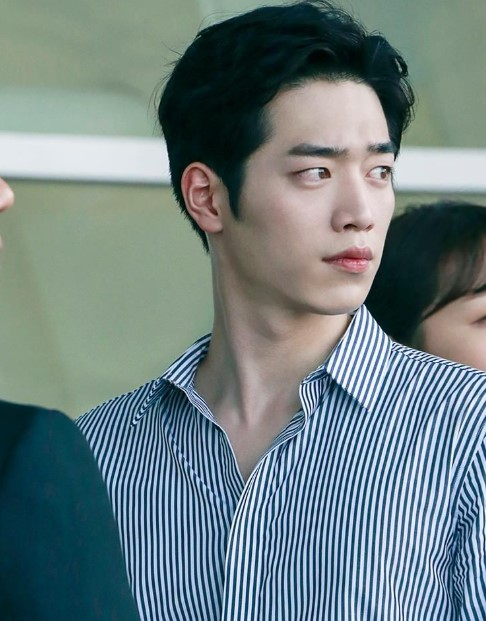
#> input picture images/seo.jpg, 486 x 621 px
$ jupyter execute 08_contour.ipynb
#> lines starting #> are read from the running program, lines starting #| are printed output that depends on the picture; after the words box and inside, x2 and y2 are one past the last pixel; in counts of white or black regions, pixels touching at a corner belong together
## 8. 윤곽선
- 운곽선(contour) : 같은 색상(빛의 강도)을 가진 영역의 경계선을 연결한 곡선

### 윤곽선 그리는 방법
1. 엣지를 찾는다(Thershold/Canny)
2. 윤곽선을 생성해서 데이터로 저장(findContous)
3. 이미지 위에 윤곽선을 그림(drawContours)

[cell 1]
import cv2 as cv

SEO_PATH ="../images/seo.jpg"
CHA_PATH ="../images/cha.jpg"
PEACH_PATH ="../images/peach.jpg"

### 8-1. 윤곽선 검출
✅윤곽선 찾기 모드 (Contour Retrieval Mode)
- `cv2.RETR_EXTERNAL` : 가장 바깥쪽 윤곽선만 가져옴
- `cv2.RETR_LIST` : 모든 윤곽선을 가져오지만, 계층 구조 정보는 무시함
- `cv2.RETR_TREE` : 모든 윤곽선을 가져오며, 계층 구조도 포함
- `cv2.RETR_CCOMP` : 모든 윤곽선을 2단계 계층 구조로 나눔

✅윤곽선 근사화 방법
 윤곽선의 점을 얼마나 세밀하게 저장할지 결정
- `cv2.CHAIN_APPROX_NONE` : 윤곽선의 모든 점을 저장. 정확하지만 메모리를 더 많이 사용함
- `cv2.CHAIN_APPROX_SIMPLE` : 불필요한 중복 점을 제거하여 메모리 사용을 최적화함

[cell 2]
img = cv.imread(SEO_PATH)
#> img is the input picture: shape (621, 486, 3); mean B, G, R 129.1, 127, 109.3
copied = img.copy()

# 그레이 스케일로 변환
gray = cv.cvtColor(copied, cv.COLOR_BGR2GRAY)

# 이진화
ret, binary = cv.threshold(gray, -1, 255, cv.THRESH_BINARY | cv.THRESH_OTSU)
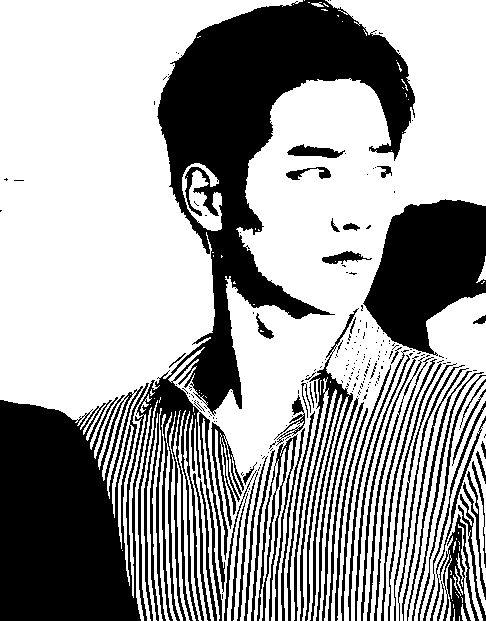
#> binary: shape (621, 486); 63.2% white; 228 black regions (169 under 20 px)
#> ret = 106

# 윤곽선 찾기
contours, hierachy = cv.findContours(binary, cv.RETR_EXTERNAL, cv.CHAIN_APPROX_NONE)
#> contours = 81 contours, 56 with area under 20; largest, box (x1, y1, x2, y2) and area: (168, 0, 486, 621) 91060, (0, 0, 303, 598) 77430, (420, 376, 486, 621) 4514, (182, 163, 222, 231) 1176, (297, 377, 329, 621) 582

# 윤곽선 그리기
cv.drawContours(img, contours, -1, (0,255,0), 2)
cv.imshow("contours", img)

cv.waitKey(0)
cv.destroyAllWindows()

[cell 3]
img = cv.imread(PEACH_PATH)
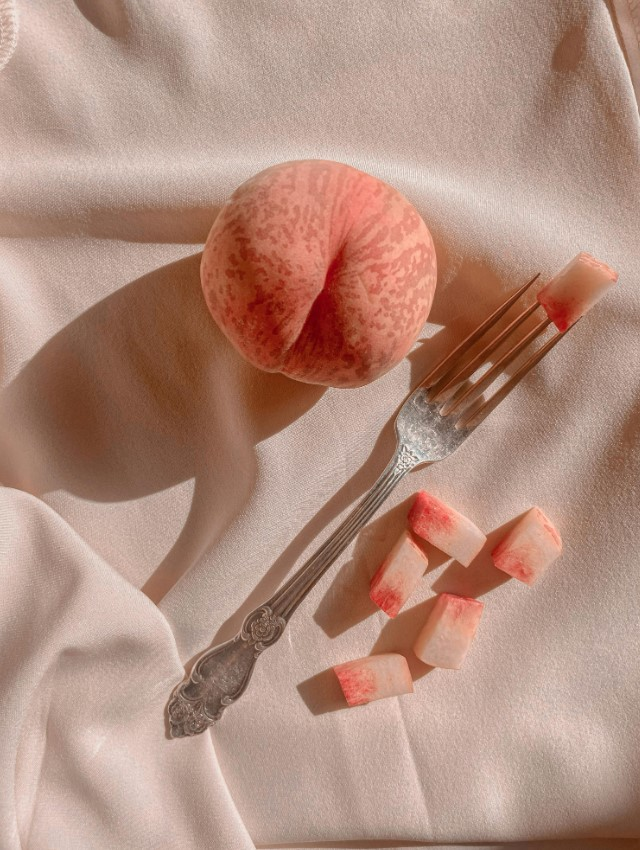
#> input picture images/peach.jpg, 640 x 850 px
#> img is the input picture: shape (850, 640, 3); mean B, G, R 126.7, 141.7, 177.9
copied = img.copy()

# 그레이 스케일로 변환
gray = cv.cvtColor(copied, cv.COLOR_BGR2GRAY)
#> gray: shape (850, 640)

# 이진화
ret, binary = cv.threshold(gray, -1, 255, cv.THRESH_BINARY | cv.THRESH_OTSU)
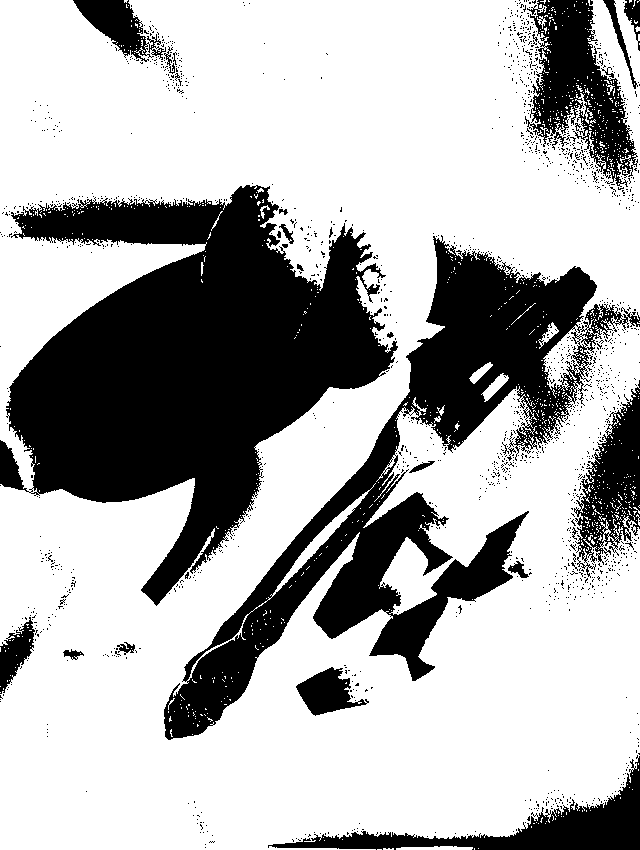
#> binary: shape (850, 640); 68.7% white; 1613 black regions (1586 under 20 px), largest, box (x1, y1, x2, y2) and area: (0, 185, 398, 606) 82358, (164, 235, 640, 740) 53549, (525, 0, 638, 187) 9545
#> ret = 137

# Canny
canny = cv.Canny(gray, 50, 150)
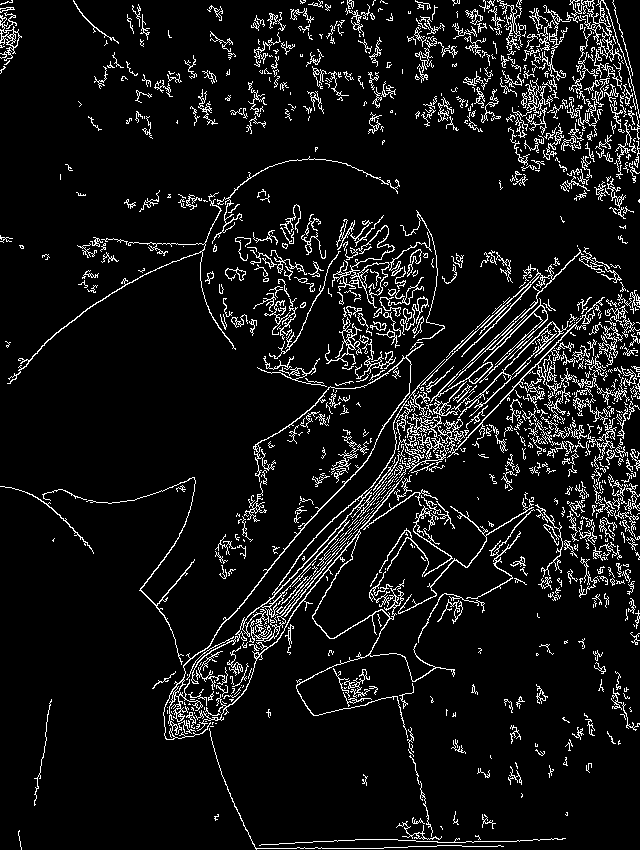
#> canny: shape (850, 640); 8.1% white in thin lines or dots

# 윤곽선 찾기
contours, hierachy = cv.findContours(canny, cv.RETR_LIST, cv.CHAIN_APPROX_NONE)
#> contours = 1799 contours, 1580 with area under 20; largest, box (x1, y1, x2, y2) and area: (186, 359, 445, 684) 2124, (274, 496, 363, 594) 897, (163, 344, 424, 740) 887, (332, 225, 395, 308) 820, (396, 297, 605, 459) 729

# 윤곽선 그리기
cv.drawContours(img, contours, -1, (0,255,0), 2)
cv.imshow("contours", img)

cv.waitKey(0)
cv.destroyAllWindows()

### 8-2. boundingReact
- 윤곽선을 둘러싼 사각형

[cell 4]
img = cv.imread(SEO_PATH)
copied = img.copy()

gray = cv.cvtColor(copied, cv.COLOR_BGR2GRAY)
ret, binary = cv.threshold(gray, -1, 255, cv.THRESH_BINARY | cv.THRESH_OTSU)
#> ret = 106
contours, hierachy = cv.findContours(binary, cv.RETR_EXTERNAL, cv.CHAIN_APPROX_NONE)
#> contours = 81 contours, 56 with area under 20; largest, box (x1, y1, x2, y2) and area: (168, 0, 486, 621) 91060, (0, 0, 303, 598) 77430, (420, 376, 486, 621) 4514, (182, 163, 222, 231) 1176, (297, 377, 329, 621) 582

for contour in contours:
    x, y, width, height = cv.boundingRect(contour)
    cv.rectangle(img, (x,y), (x+width, y+height), (0,255,0), 2, cv.LINE_AA)
#> this loop made 81 passes
#> (x, y, width, height) on passes 1 to 12: (459, 616, 1, 5), (453, 609, 2, 12), (461, 604, 6, 17), (453, 604, 1, 4), (452, 600, 1, 1), (461, 597, 2, 6), (456, 594, 3, 4), (455, 592, 1, 1), (450, 578, 2, 21), (453, 575, 8, 21), (450, 570, 2, 5), (455, 566, 8, 29)
#> (contour, x, y, width, height) on passes 17, 18, 23, 38, 47, 51: ([[456, 538], [456, 539]], 456, 538, 1, 2), ([[458, 532], [458, 533]], 458, 532, 1, 2), ([[194, 413], [194, 414]], 194, 413, 1, 2), ([[205, 396], [206, 397]], 205, 396, 2, 2), ([[330, 381], [330, 382]], 330, 381, 1, 2), ([[253, 304], [254, 304]], 253, 304, 2, 1)
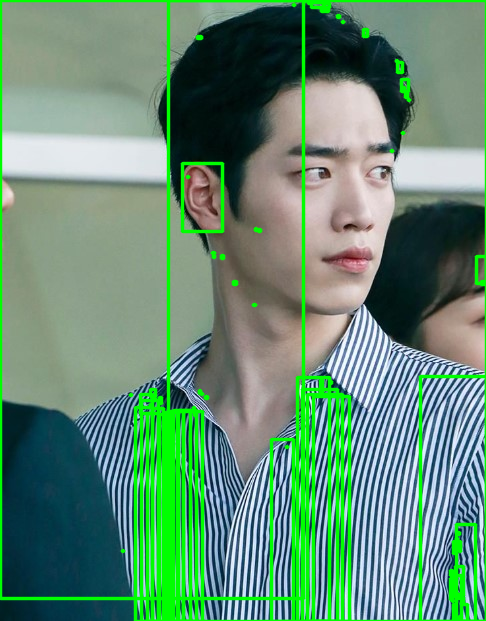
#> img: shape (621, 486, 3); 13.86% of pixels changed, all inside (x1, y1, x2, y2) = (0, 0, 486, 621)

cv.imshow("Bounding_react", img)
cv.waitKey(0)
cv.destroyAllWindows()

### 8-3. contourArea
- contour의 면적 계산

[cell 5]
img = cv.imread(SEO_PATH)
copied = img.copy()

gray = cv.cvtColor(copied, cv.COLOR_BGR2GRAY)
ret, binary = cv.threshold(gray, -1, 255, cv.THRESH_BINARY | cv.THRESH_OTSU)
contours, hierachy = cv.findContours(binary, cv.RETR_EXTERNAL, cv.CHAIN_APPROX_NONE)

for contour in contours:
    # contour의 면적이 1000보다 크면
    if cv.contourArea(contour) > 1000:
        x, y, width, height = cv.boundingRect(contour)
        cv.rectangle(img, (x,y), (x+width, y+height), (0,255,0), 2, cv.LINE_AA)
#> this loop made 81 passes
#> (x, y, width, height) on passes 50, 61, 79, 81: (420, 376, 66, 245), (182, 163, 40, 68), (168, 0, 318, 621), (0, 0, 303, 598)
#> contour on passes 5, 8, 13, 17, 18, 20: [[452, 600]], [[455, 592]], [[122, 550]], [[456, 538], [456, 539]], [[458, 532], [458, 533]], [[286, 446]]

cv.imshow("Bounding_react", img)
cv.waitKey(0)
cv.destroyAllWindows()

[cell 6]
# 실습. 순서대로 박스 표시(강사님 풀이)
# 1. 인덱스 트랙바를 만들고
# 2. 트랙바의 인덱스 값을 변경하면
# 3. 생성된 박스가 순서대로 화면에 띄워지도록 구현하기

img = cv.imread("../images/vehicles.png")
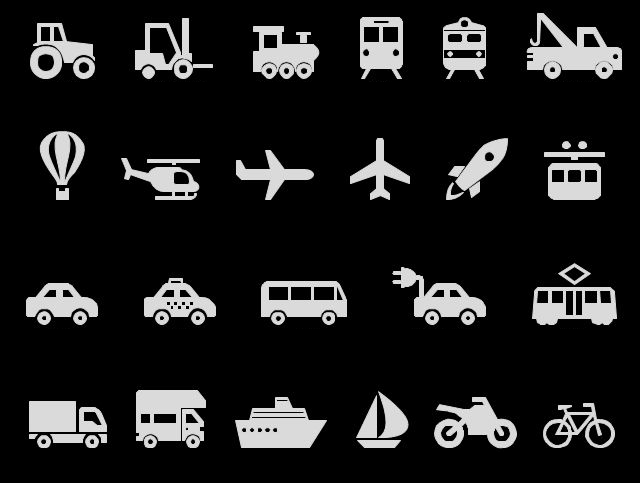
#> input picture images/vehicles.png, 640 x 483 px
#> img is the input picture: shape (483, 640, 3); min 0, max 253, mean 31.7
copied = img.copy()
name = "Vehicles"
cv.namedWindow(name)

gray = cv.cvtColor(copied, cv.COLOR_BGR2GRAY)
#> gray: shape (483, 640)
ret, binary = cv.threshold(gray, -1, 255, cv.THRESH_BINARY | cv.THRESH_OTSU)
#> binary: shape (483, 640); 14.5% white; 52 white regions
#> ret = 107
contours, hierarchy = cv.findContours(binary, cv.RETR_EXTERNAL, cv.CHAIN_APPROX_NONE)
#> contours = 50 contours; largest, box (x1, y1, x2, y2) and area: (527, 13, 622, 79) 3169, (235, 397, 327, 448) 2978, (532, 287, 617, 325) 2736, (261, 281, 347, 317) 2700, (136, 390, 206, 448) 2632

filtered_contours = []
for contour in contours:
    if cv.contourArea(contour) > 700:
        filtered_contours.append(contour)
#> this loop made 50 passes
#> after the loop, filtered_contours = 22 contours; largest, box (x1, y1, x2, y2) and area: (527, 13, 622, 79) 3169, (235, 397, 327, 448) 2978, (532, 287, 617, 325) 2736, (261, 281, 347, 317) 2700, (136, 390, 206, 448) 2632

cv.createTrackbar("Index", name, 0, len(filtered_contours)-1, lambda x:x)

while True:
    target = img.copy()
    index = cv.getTrackbarPos("Index", name)
#> index = 0

    x, y, width, height = cv.boundingRect(filtered_contours[index])
#> x = 543; y = 403; width = 72; height = 45
    cv.rectangle(target, (x,y), (x+width, y+height), (0,255,0), 2, cv.LINE_AA)
#> target: shape (483, 640, 3); 0.38% of pixels changed, all inside (x1, y1, x2, y2) = (541, 401, 618, 451)

    cv.imshow(name, target)

    if cv.waitKey(1) == ord("q"):
#> (key q is pressed here)
        break

cv.destroyAllWindows()

[cell 7]
# 실습. 순서대로 박스 표시(내 풀이)
img = cv.imread("../images/vehicles.png")
copied = img.copy()

name = "Contour"
cv.namedWindow(name)

trackbar_name = "bounding_area"
cv.createTrackbar(trackbar_name, name, 0, 22, lambda x: x)

contour_list = []

gray = cv.cvtColor(copied, cv.COLOR_BGR2GRAY)
ret, binary = cv.threshold(gray, -1, 255, cv.THRESH_BINARY | cv.THRESH_OTSU)
contours, hierarchy = cv.findContours(binary, cv.RETR_EXTERNAL, cv.CHAIN_APPROX_NONE)

for contour in contours:
    if cv.contourArea(contour) > 680:
        x, y, width, height = cv.boundingRect(contour)
        contour_list.append((x, y, width, height))
#> this loop made 50 passes
#> (x, y, width, height) on passes 9, 10, 11, 12, 14, 15, 24, 25, 26, 27, 28, 32: (543, 403, 72, 45), (29, 401, 47, 31), (434, 397, 83, 51), (235, 397, 92, 51), (378, 391, 30, 47), (136, 390, 70, 58), (532, 287, 85, 38), (26, 283, 72, 34), (261, 281, 86, 36), (144, 278, 72, 39), (392, 267, 94, 50), (548, 163, 53, 37)
#> after the loop, contour_list = 23 items, first 6: (543, 403, 72, 45), (29, 401, 47, 31), (434, 397, 83, 51), (235, 397, 92, 51), (378, 391, 30, 47), (136, 390, 70, 58)

while True:
    trackbar_value = cv.getTrackbarPos(trackbar_name, name)
#> trackbar_value = 0
    copied_copy = copied.copy()

    if trackbar_value <= len(contour_list):
        x, y, width, height = contour_list[trackbar_value]
#> x = 543; y = 403; width = 72; height = 45
        cv.rectangle(copied_copy, (x, y), (x + width, y + height), (0, 255, 0), 2, cv.LINE_AA)

    cv.imshow(name, copied_copy)

    if cv.waitKey(1) == ord("q"):
#> (key q is pressed here)
        break

cv.destroyAllWindows()

[cell 8]
# 실습. 카드 하나씩 새 창에 표시(강사님 풀이)
# 1. 제시된 이미지의 카드를
# 2. 하나씩 별도로 새 창에 표시하기

img = cv.imread("../images/playing_cards.png")
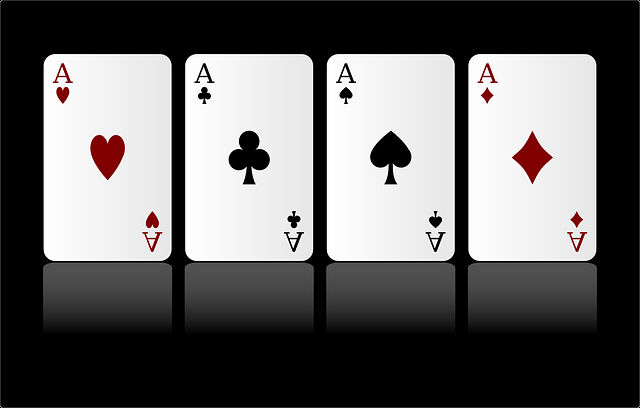
#> input picture images/playing_cards.png, 640 x 408 px
#> img is the input picture: shape (408, 640, 3); mean B, G, R 100.5, 100.5, 101.9
copied = img.copy()
name = "Cards"
cv.namedWindow(name)

gray = cv.cvtColor(copied, cv.COLOR_BGR2GRAY)
#> gray: shape (408, 640)
ret, binary = cv.threshold(gray, -1, 255, cv.THRESH_BINARY | cv.THRESH_OTSU)
#> binary: shape (408, 640); 38.1% white; 16 white regions (4 under 20 px)
#> ret = 128
contours, _ = cv.findContours(binary, cv.RETR_EXTERNAL, cv.CHAIN_APPROX_NONE)
#> contours = 8 contours, 4 with area under 20; largest, box (x1, y1, x2, y2) and area: (327, 54, 455, 261) 26057, (468, 54, 596, 261) 26056, (185, 54, 313, 261) 26056, (44, 54, 172, 261) 26054

for idx, contour in enumerate(contours):
    if cv.contourArea(contour) > 1300:
        x, y, width, height = cv.boundingRect(contour)

        crop = img[y:y+height, x:x+width]
        cv.imshow(f"Card {idx}", crop)

        cv.rectangle(img, (x,y), (x+width, y+height), (0,255,0), 2, cv.LINE_AA)
#> this loop made 8 passes
#> x on passes 3 to 6: 468, 327, 185, 44
#> contour on passes 1, 2, 7, 8: [[639, 406], [638, 407]], [[0, 406], [1, 407]], [[638, 0], [639, 1]], [[1, 0], [0, 1]]
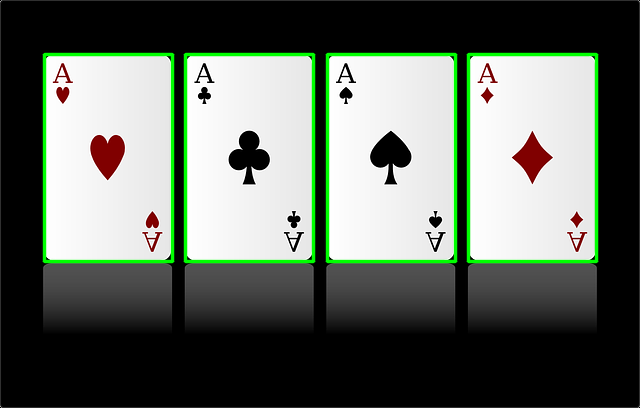
#> img: shape (408, 640, 3); 5.12% of pixels changed, all inside (x1, y1, x2, y2) = (42, 52, 599, 264)

cv.imshow("Platying cart", img)
cv.waitKey(0)
cv.destroyAllWindows()

[cell 9]
# 실습. 카드 하나씩 새 창에 표시+트랙바 적용(강사님 풀이)

img = cv.imread("../images/playing_cards.png")
copied = img.copy()
copied_2 = img.copy()
gray = cv.cvtColor(copied, cv.COLOR_BGR2GRAY)
ret, binary = cv.threshold(gray, -1, 255, cv.THRESH_BINARY | cv.THRESH_OTSU)
contours, _ = cv.findContours(binary, cv.RETR_EXTERNAL, cv.CHAIN_APPROX_NONE)

crops = []
for idx, contour in enumerate(contours):
    if cv.contourArea(contour) > 1300:
        x, y, width, height = cv.boundingRect(contour)
        cv.rectangle(copied_2, (x,y), (x+width, y+height), (0,255,0), 4, cv.LINE_AA)
        crop = img[y:y+height, x:x+width]
        crops.append(crop)
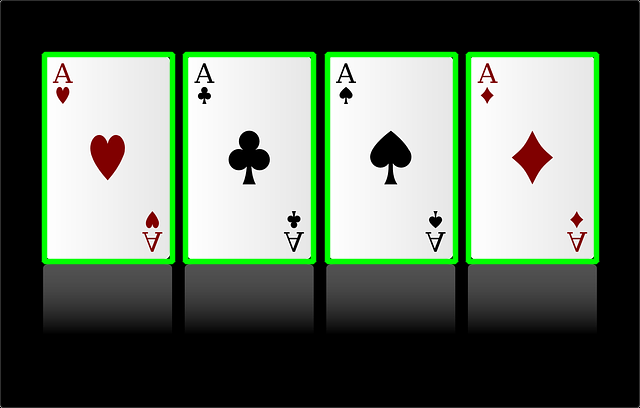
#> copied_2: shape (408, 640, 3); 7.15% of pixels changed, all inside (x1, y1, x2, y2) = (41, 51, 600, 265)
#> after the loop, crops = 4 items

def on_trackbar(val):
    target = crops[val]
    cv.imshow("Card", target)

name = "Original"
cv.namedWindow(name)
cv.createTrackbar("Index", name, 0, len(crops)-1,  on_trackbar)

cv.imshow(name, copied_2)
cv.waitKey(0)
cv.destroyAllWindows()

[cell 10]
# 실습. 카드 하나씩 새 창에 표시+트랙바 적용(내 풀이)

img = cv.imread("../images/playing_cards.png")
copied = img.copy()
name = "Cards"
cv.namedWindow(name)

gray = cv.cvtColor(copied, cv.COLOR_BGR2GRAY)
ret, binary = cv.threshold(gray, -1, 255, cv.THRESH_BINARY | cv.THRESH_OTSU)
contours, hierarchy = cv.findContours(binary, cv.RETR_EXTERNAL, cv.CHAIN_APPROX_NONE)

filtered_contours = []
for contour in contours:
    if cv.contourArea(contour) > 1000:
        filtered_contours.append(contour)
#> this loop made 8 passes
#> after the loop, filtered_contours = 4 contours; box (x1, y1, x2, y2) and area: (327, 54, 455, 261) 26057, (468, 54, 596, 261) 26056, (185, 54, 313, 261) 26056, (44, 54, 172, 261) 26054

cv.createTrackbar("Index", name, 0, len(filtered_contours)-1, lambda x:x)

previous_window = None

while True:
    target = img.copy()
    index = cv.getTrackbarPos("Index", name)

    x, y, width, height = cv.boundingRect(filtered_contours[index])
#> x = 468
    cv.rectangle(target, (x,y), (x+width, y+height), (0,255,0), 2, cv.LINE_AA)
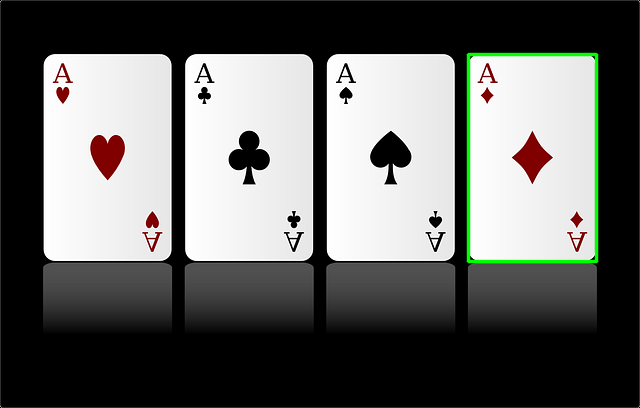
#> target: shape (408, 640, 3); 1.28% of pixels changed, all inside (x1, y1, x2, y2) = (466, 52, 599, 264)

    cv.imshow(name, target)

    cv.imshow(f"card{index+1}", img[y:y+height, x:x+width])

    if cv.waitKey(1) == ord("q"):
#> (key q is pressed here)
        break

cv.destroyAllWindows()
